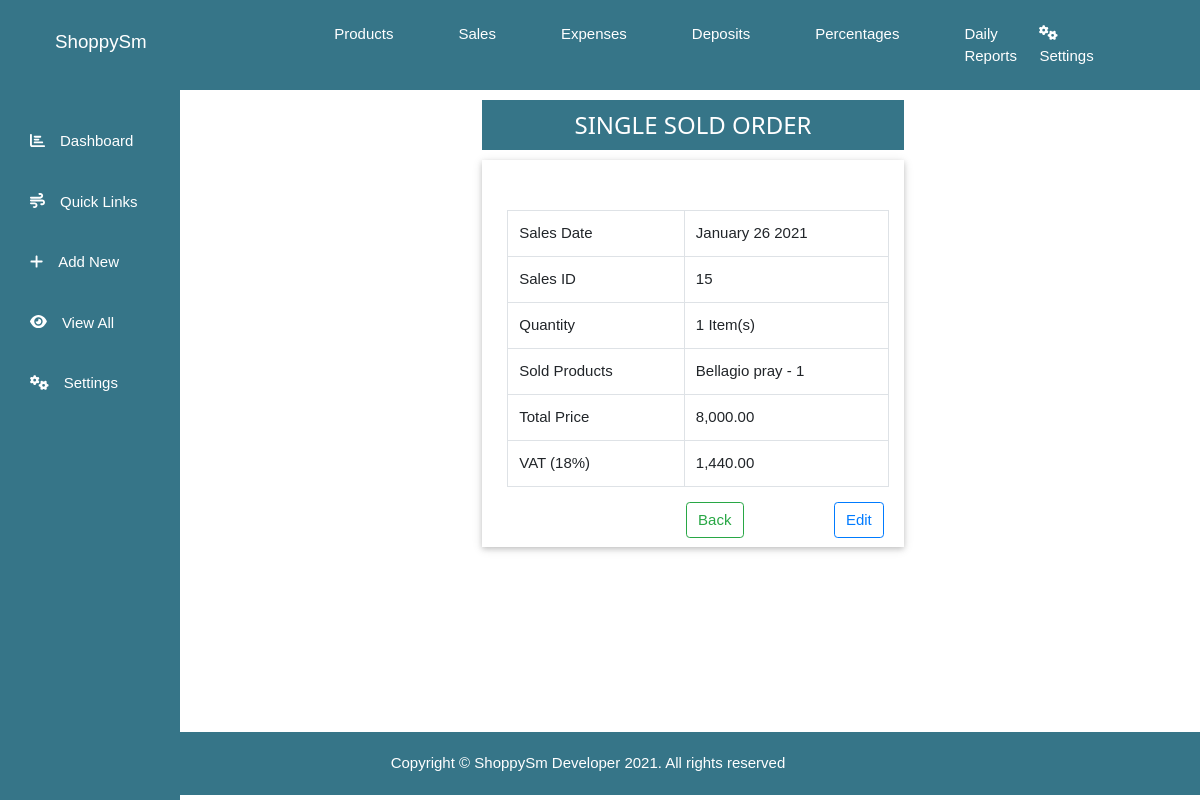
Screenshot of /View/Sales/15/ (signed in) with the database file from the repository.
### istock_app/models.py (models this page shows, shortened)
class sales(models.Model):
    seller = models.ForeignKey(User, on_delete = models.SET_NULL, null=True, blank=True)
    date_added = models.DateTimeField(default = datetime.now(), null=True, blank=True)
    transaction_id = models.CharField(max_length = 200, null = True, blank = True)
    ordered = models.BooleanField(default = False, null = True)
    customer_name = models.CharField(max_length = 200, null = True, blank = True)
    postal_address = models.CharField(max_length = 200, null = True, blank = True)
    physical_address = models.CharField(max_length = 200, null = True, blank = True)
    customer_TIN = models.CharField(max_length = 200, null = True, blank = True)
    customer_VRN = models.CharField(max_length = 200, null = True, blank = True)
    profoma = models.BooleanField(default = False, null = True)
    class Meta:
        verbose_name_plural = 'Sales'
    @property
    def get_total_amount(self):
        orderitems = self.orderitem_set.all()
        total = sum([item.totalAmount for item in orderitems])
        return total
    @property
    def getVAT(self):
        VAT = (18/100) * self.get_total_amount
        return VAT
        total = self.get_total_amount
        vat = (18/100) * total
        return vat
    @property
    def get_cart_items(self):
        orderitems = self.orderitem_set.all()
        total = sum([item.quantity for item in orderitems])
        return total
    @property
    def order(self):
        orderitems = self.orderitem_set.all()
        return orderitems

class OrderItem(models.Model):
    product = models.ForeignKey(products, on_delete = models.SET_NULL, null = True, blank = True)
    sale = models.ForeignKey(sales, on_delete = models.SET_NULL, null = True, blank = True)
    quantity = models.PositiveIntegerField(default = 0, null = True, blank = True)
    date_added = models.DateTimeField(auto_now_add = True)
    price = models.FloatField(null = True, blank = True)
    buying_price = models.FloatField(null = True, blank = True)
    product_name = models.CharField(max_length = 200, null = True, blank = True)
    @property
    def totalAmount(self):
        total = self.price*self.quantity
        return total

### istock_app/views.py (the view)
# urls.py: path('View/Sales/<int:id>/', views.view_sales, name='view_sales'),
@login_required
def view_sales(request, id):
    get_data = get_object_or_404(sales, pk=id)
    context = {
        'mySales': get_data,
    }
    myTemplate =  'istock/viewSingleSales.html'
    return render(request, myTemplate, context)

### accounts/models.py (called while the page is built)
    def __str__(self):
        return self.username

### istock_app/templates/istock/viewSingleSales.html (shortened to what this page needs)
{% extends 'istock/base.html' %}
{% block content %}
{% load humanize %}
<div class="outer-container">
  <div class="row">
    <div class="contents">
      <div class="col-md-6 offset-md-3">
        <div class="heading">
          <h3>SINGLE SOLD ORDER  </h3>
        </div>
        <div class=" w3-card pb-5">
          <table class="table table-hover table-bordered">
            <tbody>
              <tr>
                <td>Sales Date</td>
                <td>{{mySales.date_added|date:"F d Y"}}</td>
              </tr>
              <tr>
                <td>Sales ID</td>
                <td>{{mySales.id}}</td>
              </tr>
              <tr>
                <td>Quantity</td>
                <td>{{mySales.get_cart_items}} Item(s)</td>
              </tr>
              <tr>
                <td>Sold Products</td>
                <td>{% for item in mySales.order %} {{item.product_name}} - {{item.quantity}} <br> {% endfor %}</td>
              </tr>
              <tr>
                <td>Total Price</td>
                <td>{{mySales.get_total_amount|floatformat:2|intcomma}}</td>
              </tr>
              <tr>
                <td>VAT (18%)</td>
                <td>{{mySales.getVAT|floatformat:2|intcomma}}</td>
              </tr>
            </tbody>
          </table>
          <div class="d-flex w3-right">
            <a href="{% url 'all_sales' %}" class="btn btn-outline-success mr-5">Back</a>
            <a href="{% url 'update_sales' mySales.id %} " class="btn btn-outline-primary ml-5">Edit</a>
          </div>
      </div>
    </div>
  </div>
</div>
{% endblock %}

### istock_app/static/css/w3.css (style rules this page uses)
html { box-sizing:border-box }
*,*:before,*:after { box-sizing:inherit }
html { -ms-text-size-adjust:100%;-webkit-text-size-adjust:100% }
body { margin:0 }
a { background-color:transparent }
html,body { font-family:Verdana,sans-serif;font-size:15px;line-height:1.5 }
html { overflow-x:hidden }
h3 { font-size:24px }
h1,h2,h3,h4,h5,h6 { font-family:"Segoe UI",Arial,sans-serif;font-weight:400;margin:10px 0 }
a { color:inherit }
.w3-card,.w3-card-2 { box-shadow:0 2px 5px 0 rgba(0,0,0,0.16),0 2px 10px 0 rgba(0,0,0,0.12) }
.w3-right { float:right!important }

### istock_app/static/style.css (style rules this page uses)
body { --background : #367588; --hover : #adc6f0; --text : #fff; --linkNavTop: 40px; --decor: none; font-family: "Montserrat", sans-serif; }
body a { text-decoration: var(--decor); }
.w3-card { padding: 20px ; }
.outer-container .contents { padding: 60px 40px; width: 80%; position:relative; left: 18vw; }
.outer-container .contents .heading { margin-top: 40px; margin-bottom: 10px; text-align: center; padding: 1px 0px; background: var(--background); height:50px; border: 0px solid #0e0e0e; color: var(--text); }
.outer-container .row .contents table { margin-top: 30px; margin-left: 5px; }

### rows the page displays
sales: date_added "January 26 2021", id "15", get_cart_items "1", get_total_amount "8,000.00", getVAT "1,440.00"
OrderItem: product_name "Bellagio pray", quantity "1"
